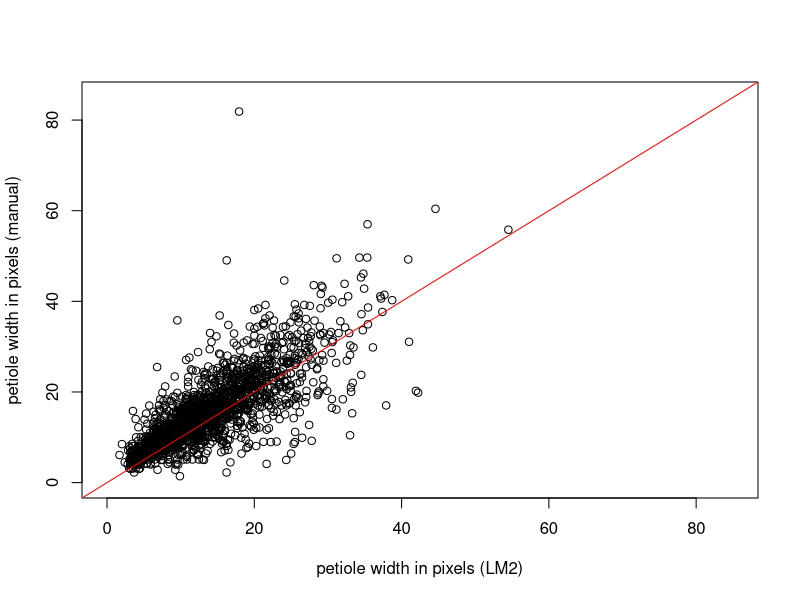

Write R code to recreate this figure.
# setwd("/Users/tvasc/Desktop/leaf_computer_vision")
# setwd("~/leaf_vision/")
# rm(list=ls())
library(data.table)

# load ground truthing data
manual_measurements <- as.data.frame(fread("data/GT_comparison.csv"))

pdf("plots/gt_comparison.pdf")
plot(manual_measurements$width_pixels~manual_measurements$pixel_distance, 
     xlim=c(0,85), ylim=c(0,85),
     xlab="petiole width in pixels (LM2)",
     ylab="petiole width in pixels (manual)")
abline(a=0,b=1, col="red")
dev.off()

comparison <- lm(manual_measurements$width_pixels~manual_measurements$pixel_distance)
summary(comparison)


